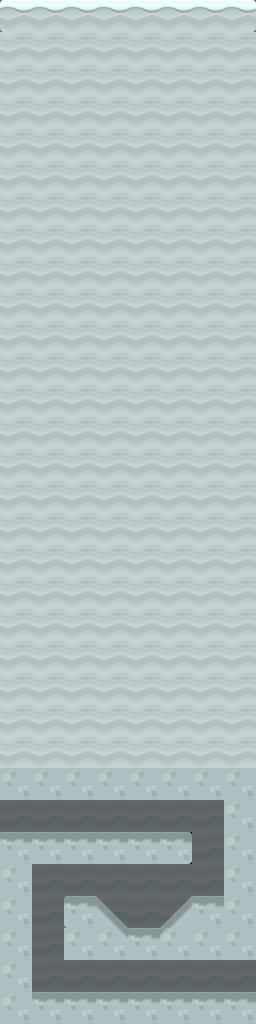

Tiled map render using the project's own tile images. Description and the whole map definition, tile-layer contents included, below:
An orthogonal 8x32 tile map with 32x32 px tiles, 2 tile layers (Background, Foreground) and 13 objects (Start, End, Size).

<map version="1.10" tiledversion="1.11.2" orientation="orthogonal" renderorder="right-down" width="8" height="32" tilewidth="32" tileheight="32" infinite="0" nextlayerid="6" nextobjectid="18">
 <tileset firstgid="1" name="Ground" tilewidth="32" tileheight="32" tilecount="128" columns="8">
  <image source="../../Art/Kenney/Platformer Pack Redux (360 assets)/Spritesheets/spritesheet_ground_32px.png" width="256" height="512" />
 </tileset>
 <layer id="2" name="Background" width="8" height="32" opacity="0.5">
  <data encoding="csv">
53,53,53,53,53,53,53,53,
53,53,53,53,53,53,53,53,
53,53,53,53,53,53,53,53,
53,53,53,53,53,53,53,53,
53,53,53,53,53,53,53,53,
53,53,53,53,53,53,53,53,
53,53,53,53,53,53,53,53,
53,53,53,53,53,53,53,53,
53,53,53,53,53,53,53,53,
53,53,53,53,53,53,53,53,
53,53,53,53,53,53,53,53,
53,53,53,53,53,53,53,53,
53,53,53,53,53,53,53,53,
53,53,53,53,53,53,53,53,
53,53,53,53,53,53,53,53,
53,53,53,53,53,53,53,53,
53,53,53,53,53,53,53,53,
53,53,53,53,53,53,53,53,
53,53,53,53,53,53,53,53,
53,53,53,53,53,53,53,53,
53,53,53,53,53,53,53,53,
53,53,53,53,53,53,53,53,
53,53,53,53,53,53,53,53,
53,53,53,53,53,53,53,53,
53,53,53,53,53,53,53,53,
53,53,53,53,53,53,53,53,
0,0,0,0,0,0,53,53,
0,53,53,53,53,53,53,53,
0,53,53,53,53,53,53,53,
0,53,53,53,53,53,53,53,
0,53,53,53,53,53,53,53,
0,0,0,0,0,0,0,0
</data>
 </layer>
 <layer id="1" name="Foreground" width="8" height="32">
  <data encoding="csv">
68,60,60,60,60,60,60,52,
53,53,53,53,53,53,53,53,
53,53,53,53,53,53,53,53,
53,53,53,53,53,53,53,53,
53,53,53,53,53,53,53,53,
53,53,53,53,53,53,53,53,
53,53,53,53,53,53,53,53,
53,53,53,53,53,53,53,53,
53,53,53,53,53,53,53,53,
53,53,53,53,53,53,53,53,
53,53,53,53,53,53,53,53,
53,53,53,53,53,53,53,53,
53,53,53,53,53,53,53,53,
53,53,53,53,53,53,53,53,
53,53,53,53,53,53,53,53,
53,53,53,53,53,53,53,53,
53,53,53,53,53,53,53,53,
53,53,53,53,53,53,53,53,
53,53,53,53,53,53,53,53,
53,53,53,53,53,53,53,53,
53,53,53,53,53,53,53,53,
53,53,53,53,53,53,53,53,
53,53,53,53,53,53,53,53,
53,53,53,53,53,53,53,53,
36,36,36,36,36,36,36,36,
0,0,0,0,0,0,0,36,
43,43,43,43,43,35,0,36,
36,0,0,0,0,0,0,36,
36,0,51,67,0,2147483715,43,36,
36,0,36,115,43,107,36,36,
36,0,0,0,0,0,0,0,
36,43,43,43,43,43,43,43
</data>
 </layer>
 <group id="3" name="Objects" visible="0">
  <objectgroup id="4" name="ground_Collision">
   <object id="6" x="0" y="0" width="256" height="800" />
   <object id="9" x="224" y="800" width="32" height="160" />
   <object id="10" x="0" y="832" width="192" height="32" />
   <object id="11" x="0" y="864" width="32" height="160" />
   <object id="12" x="32" y="992" width="224" height="32" />
   <object id="13" x="192" y="896" width="32" height="32" />
   <object id="14" x="64" y="928" width="160" height="32" />
   <object id="15" x="64" y="896" width="32" height="32" />
   <object id="16" x="192" y="896">
    <polygon points="0,0 -32,32 0,32" />
   </object>
   <object id="17" x="96" y="896">
    <polygon points="0,0 32,32 0,32" />
   </object>
  </objectgroup>
  <objectgroup id="5" name="Markers">
   <object id="1" name="Start" x="0" y="832" width="32" height="32" />
   <object id="2" name="End" x="224" y="992" width="32" height="32" />
   <object id="4" name="Size" x="256" y="1024" width="32" height="32" />
  </objectgroup>
 </group>
</map>
